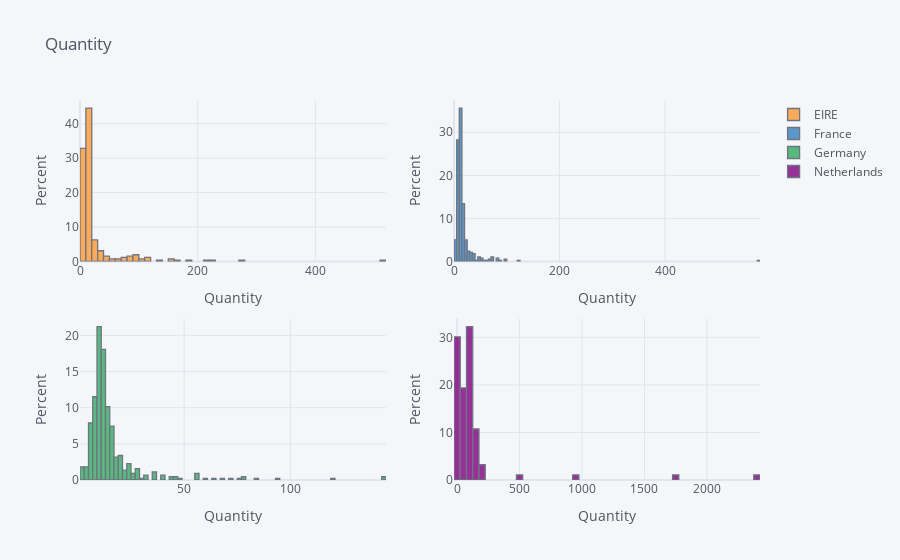

The notebook cell this image was saved under:
### Markdown cell above
## 4. Create a set of interactive histograms showing the distributions of quantity per invoice for the following countries: EIRE, Germany, France, and Netherlands.

### Code cell
df = data[data.Country.isin(['EIRE', 'Germany', 'France', 'Netherlands'])]

dfpt = df.pivot_table(values='Quantity', columns='Country', index='InvoiceNo')
# Dame lo que gasta (values) cada index (cliente) en cada columna (PaymentMethod) 

dfpt.iplot(kind='hist', histnorm='percent', xTitle='Quantity', subplots=True,
yTitle='Percent', title='Quantity')

### Figure 1 — Plotly figure (JSON) as saved in the notebook; plotly's stock layout.template omitted (floating-point values rounded to 4 significant figures; data arrays with more than 128 entries replaced by an {"elided": "..."} marker saying what was removed)
{"data": [{"histfunc": "count", "histnorm": "percent", "marker": {"color": "rgba(255, 153, 51, 1.0)", "line": {"color": "#4D5663", "width": 1.3}}, "name": "EIRE", "opacity": 0.8, "orientation": "v", "type": "histogram", "x": {"elided": "1171 float values"}, "xaxis": "x", "yaxis": "y"}, {"histfunc": "count", "histnorm": "percent", "marker": {"color": "rgba(55, 128, 191, 1.0)", "line": {"color": "#4D5663", "width": 1.3}}, "name": "France", "opacity": 0.8, "orientation": "v", "type": "histogram", "x": {"elided": "1171 float values"}, "xaxis": "x2", "yaxis": "y2"}, {"histfunc": "count", "histnorm": "percent", "marker": {"color": "rgba(50, 171, 96, 1.0)", "line": {"color": "#4D5663", "width": 1.3}}, "name": "Germany", "opacity": 0.8, "orientation": "v", "type": "histogram", "x": {"elided": "1171 float values"}, "xaxis": "x3", "yaxis": "y3"}, {"histfunc": "count", "histnorm": "percent", "marker": {"color": "rgba(128, 0, 128, 1.0)", "line": {"color": "#4D5663", "width": 1.3}}, "name": "Netherlands", "opacity": 0.8, "orientation": "v", "type": "histogram", "x": {"elided": "1171 float values"}, "xaxis": "x4", "yaxis": "y4"}], "layout": {"barmode": "overlay", "legend": {"bgcolor": "#F5F6F9", "font": {"color": "#4D5663"}}, "paper_bgcolor": "#F5F6F9", "plot_bgcolor": "#F5F6F9", "title": {"font": {"color": "#4D5663"}, "text": "Quantity"}, "xaxis": {"anchor": "y", "domain": [0, 0.45], "gridcolor": "#E1E5ED", "showgrid": true, "tickfont": {"color": "#4D5663"}, "title": {"font": {"color": "#4D5663"}, "text": "Quantity"}, "zerolinecolor": "#E1E5ED"}, "xaxis2": {"anchor": "y2", "domain": [0.55, 1], "gridcolor": "#E1E5ED", "showgrid": true, "tickfont": {"color": "#4D5663"}, "title": {"font": {"color": "#4D5663"}, "text": "Quantity"}, "zerolinecolor": "#E1E5ED"}, "xaxis3": {"anchor": "y3", "domain": [0, 0.45], "gridcolor": "#E1E5ED", "showgrid": true, "tickfont": {"color": "#4D5663"}, "title": {"font": {"color": "#4D5663"}, "text": "Quantity"}, "zerolinecolor": "#E1E5ED"}, "xaxis4": {"anchor": "y4", "domain": [0.55, 1], "gridcolor": "#E1E5ED", "showgrid": true, "tickfont": {"color": "#4D5663"}, "title": {"font": {"color": "#4D5663"}, "text": "Quantity"}, "zerolinecolor": "#E1E5ED"}, "yaxis": {"anchor": "x", "domain": [0.575, 1], "gridcolor": "#E1E5ED", "showgrid": true, "tickfont": {"color": "#4D5663"}, "title": {"font": {"color": "#4D5663"}, "text": "Percent"}, "zerolinecolor": "#E1E5ED"}, "yaxis2": {"anchor": "x2", "domain": [0.575, 1], "gridcolor": "#E1E5ED", "showgrid": true, "tickfont": {"color": "#4D5663"}, "title": {"font": {"color": "#4D5663"}, "text": "Percent"}, "zerolinecolor": "#E1E5ED"}, "yaxis3": {"anchor": "x3", "domain": [0, 0.425], "gridcolor": "#E1E5ED", "showgrid": true, "tickfont": {"color": "#4D5663"}, "title": {"font": {"color": "#4D5663"}, "text": "Percent"}, "zerolinecolor": "#E1E5ED"}, "yaxis4": {"anchor": "x4", "domain": [0, 0.425], "gridcolor": "#E1E5ED", "showgrid": true, "tickfont": {"color": "#4D5663"}, "title": {"font": {"color": "#4D5663"}, "text": "Percent"}, "zerolinecolor": "#E1E5ED"}}}
